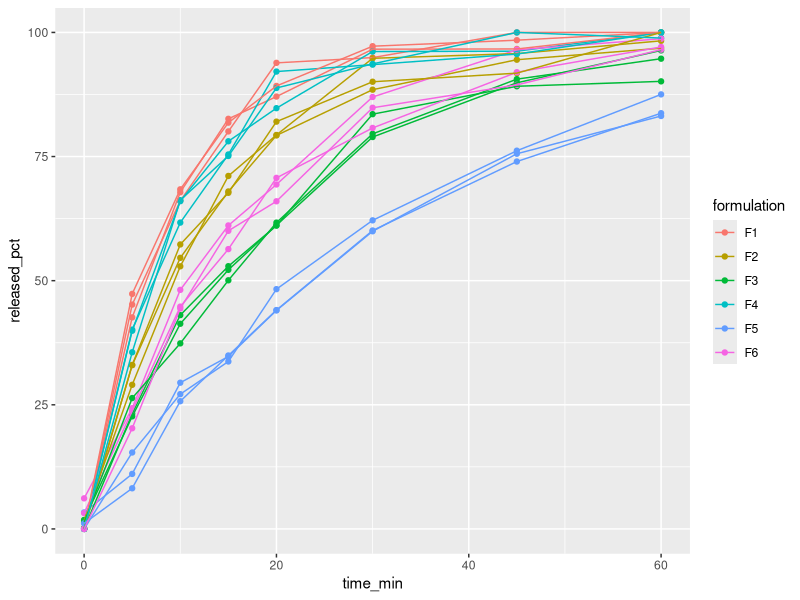

Source code (R):
## ---- chunk 1
library(tidyverse)
library(survival)   # comes with R; contains the datasets for exercise 2 and 5
## ---- chunk 2
calibration <- tibble(
  conc_ug_ml = c(2, 5, 10, 15, 20, 25),
  absorbance = c(0.069, 0.158, 0.330, 0.487, 0.645, 0.808)
)
## ---- chunk 3
# your code here

## ---- chunk 4
# your code here

## ---- chunk 5
kidney <- flchain %>%
  select(age, sex, creatinine) %>%
  drop_na()
## ---- chunk 6
# your code here

## ---- chunk 7
# your code here

## ---- chunk 8
set.seed(11)
dissolution <- expand_grid(formulation = paste0("F", 1:6),
                           vessel = 1:3,
                           time_min = c(0, 5, 10, 15, 20, 30, 45, 60)) %>%
  mutate(k = c(F1 = 0.12, F2 = 0.08, F3 = 0.05, F4 = 0.10, F5 = 0.03, F6 = 0.06)[formulation],
         released_pct = pmin(100, 100 * (1 - exp(-k * time_min)) + rnorm(n(), 0, 2.5)),
         released_pct = pmax(0, released_pct)) %>%
  select(-k)
## ---- chunk 9
ggplot(dissolution, aes(x = time_min, y = released_pct, colour = formulation)) +
  geom_point() +
  geom_line(aes(group = interaction(formulation, vessel)))
## ---- chunk 10
# your code here

## ---- chunk 11
# your code here

## ---- chunk 12
# your code here

## ---- chunk 13
# your code here

## ---- chunk 14
pbc_trial <- pbc %>%
  filter(!is.na(trt)) %>%
  mutate(trt   = factor(trt, levels = 1:2, labels = c("D-penicillamine", "Placebo")),
         sex   = factor(sex, levels = c("m", "f"), labels = c("Male", "Female")),
         stage = factor(stage),
         edema = factor(edema, levels = c(0, 0.5, 1),
                        labels = c("None", "Untreated or resolved", "Despite diuretics")))
## ---- chunk 15
# your code here

## ---- chunk 16
# your code here
